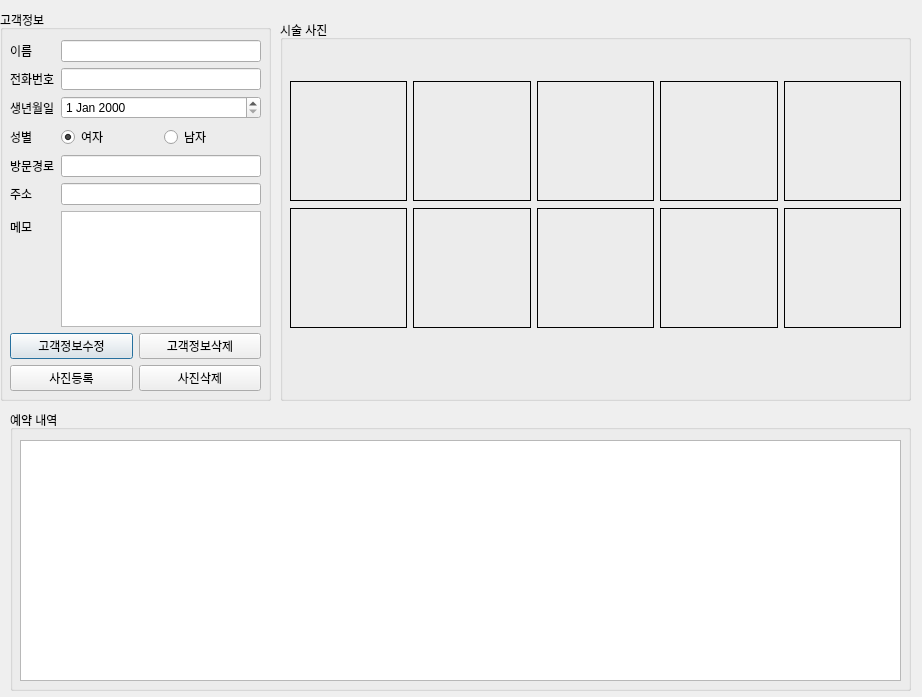
<?xml version="1.0" encoding="UTF-8"?>
<ui version="4.0">
 <class>CustomerDetail</class>
 <widget class="QDialog" name="CustomerDetail">
  <property name="geometry">
   <rect>
    <x>0</x>
    <y>0</y>
    <width>922</width>
    <height>697</height>
   </rect>
  </property>
  <property name="windowTitle">
   <string>Dialog</string>
  </property>
  <widget class="QGroupBox" name="groupBox">
   <property name="geometry">
    <rect>
     <x>0</x>
     <y>10</y>
     <width>271</width>
     <height>391</height>
    </rect>
   </property>
   <property name="title">
    <string>고객정보</string>
   </property>
   <widget class="QWidget" name="verticalLayoutWidget_3">
    <property name="geometry">
     <rect>
      <x>10</x>
      <y>30</y>
      <width>251</width>
      <height>351</height>
     </rect>
    </property>
    <layout class="QVBoxLayout" name="verticalLayout_3">
     <item>
      <layout class="QHBoxLayout" name="horizontalLayout_6">
       <item>
        <layout class="QFormLayout" name="formLayout">
         <item row="0" column="0">
          <widget class="QLabel" name="label">
           <property name="text">
            <string>이름</string>
           </property>
          </widget>
         </item>
         <item row="0" column="1">
          <widget class="QLineEdit" name="customerName"/>
         </item>
         <item row="1" column="0">
          <widget class="QLabel" name="label_2">
           <property name="text">
            <string>전화번호</string>
           </property>
          </widget>
         </item>
         <item row="1" column="1">
          <widget class="QLineEdit" name="customerPhone"/>
         </item>
         <item row="2" column="0">
          <widget class="QLabel" name="label_3">
           <property name="text">
            <string>생년월일</string>
           </property>
          </widget>
         </item>
         <item row="2" column="1">
          <widget class="QDateEdit" name="birthDate"/>
         </item>
         <item row="3" column="0">
          <widget class="QLabel" name="label_4">
           <property name="text">
            <string>성별</string>
           </property>
          </widget>
         </item>
         <item row="3" column="1">
          <layout class="QHBoxLayout" name="horizontalLayout_5">
           <item>
            <widget class="QRadioButton" name="gender0">
             <property name="text">
              <string>여자</string>
             </property>
             <property name="checked">
              <bool>true</bool>
             </property>
            </widget>
           </item>
           <item>
            <widget class="QRadioButton" name="gender1">
             <property name="text">
              <string>남자</string>
             </property>
            </widget>
           </item>
          </layout>
         </item>
         <item row="4" column="0">
          <widget class="QLabel" name="label_8">
           <property name="text">
            <string>방문경로</string>
           </property>
          </widget>
         </item>
         <item row="4" column="1">
          <widget class="QLineEdit" name="visitRoot"/>
         </item>
         <item row="5" column="0">
          <widget class="QLabel" name="label_6">
           <property name="text">
            <string>주소</string>
           </property>
          </widget>
         </item>
         <item row="5" column="1">
          <widget class="QLineEdit" name="address"/>
         </item>
         <item row="6" column="0">
          <widget class="QLabel" name="label_7">
           <property name="text">
            <string>메모</string>
           </property>
          </widget>
         </item>
         <item row="6" column="1">
          <widget class="QPlainTextEdit" name="memo"/>
         </item>
        </layout>
       </item>
      </layout>
     </item>
     <item>
      <layout class="QVBoxLayout" name="verticalLayout_2">
       <item>
        <layout class="QHBoxLayout" name="horizontalLayout_2">
         <property name="spacing">
          <number>6</number>
         </property>
         <property name="topMargin">
          <number>0</number>
         </property>
         <item>
          <widget class="QPushButton" name="updateCustomer">
           <property name="text">
            <string>고객정보수정</string>
           </property>
          </widget>
         </item>
         <item>
          <widget class="QPushButton" name="deleteCustomer">
           <property name="text">
            <string>고객정보삭제</string>
           </property>
          </widget>
         </item>
        </layout>
       </item>
       <item>
        <layout class="QHBoxLayout" name="horizontalLayout_4">
         <property name="spacing">
          <number>6</number>
         </property>
         <property name="topMargin">
          <number>0</number>
         </property>
         <item>
          <widget class="QPushButton" name="uploadImg">
           <property name="text">
            <string>사진등록</string>
           </property>
          </widget>
         </item>
         <item>
          <widget class="QPushButton" name="deleteImg">
           <property name="text">
            <string>사진삭제</string>
           </property>
          </widget>
         </item>
        </layout>
       </item>
      </layout>
     </item>
    </layout>
   </widget>
  </widget>
  <widget class="QGroupBox" name="groupBox_2">
   <property name="geometry">
    <rect>
     <x>10</x>
     <y>410</y>
     <width>901</width>
     <height>281</height>
    </rect>
   </property>
   <property name="title">
    <string>예약 내역</string>
   </property>
   <widget class="QTableView" name="reservationView">
    <property name="geometry">
     <rect>
      <x>10</x>
      <y>30</y>
      <width>881</width>
      <height>241</height>
     </rect>
    </property>
   </widget>
  </widget>
  <widget class="QGroupBox" name="groupBox_3">
   <property name="geometry">
    <rect>
     <x>280</x>
     <y>20</y>
     <width>631</width>
     <height>381</height>
    </rect>
   </property>
   <property name="title">
    <string>시술 사진</string>
   </property>
   <widget class="QWidget" name="verticalLayoutWidget">
    <property name="geometry">
     <rect>
      <x>10</x>
      <y>60</y>
      <width>611</width>
      <height>251</height>
     </rect>
    </property>
    <layout class="QVBoxLayout" name="verticalLayout">
     <item>
      <layout class="QHBoxLayout" name="horizontalLayout">
       <item>
        <widget class="QLabel" name="labelImg0">
         <property name="maximumSize">
          <size>
           <width>120</width>
           <height>120</height>
          </size>
         </property>
         <property name="frameShape">
          <enum>QFrame::Shape::Box</enum>
         </property>
         <property name="text">
          <string/>
         </property>
         <property name="pixmap">
          <pixmap resource="SereneU.qrc">:/images/default_img.jpg</pixmap>
         </property>
         <property name="scaledContents">
          <bool>true</bool>
         </property>
        </widget>
       </item>
       <item>
        <widget class="QLabel" name="labelImg1">
         <property name="maximumSize">
          <size>
           <width>120</width>
           <height>120</height>
          </size>
         </property>
         <property name="frameShape">
          <enum>QFrame::Shape::Box</enum>
         </property>
         <property name="text">
          <string/>
         </property>
         <property name="pixmap">
          <pixmap resource="SereneU.qrc">:/images/default_img.jpg</pixmap>
         </property>
         <property name="scaledContents">
          <bool>true</bool>
         </property>
        </widget>
       </item>
       <item>
        <widget class="QLabel" name="labelImg2">
         <property name="maximumSize">
          <size>
           <width>120</width>
           <height>120</height>
          </size>
         </property>
         <property name="frameShape">
          <enum>QFrame::Shape::Box</enum>
         </property>
         <property name="text">
          <string/>
         </property>
         <property name="pixmap">
          <pixmap resource="SereneU.qrc">:/images/default_img.jpg</pixmap>
         </property>
         <property name="scaledContents">
          <bool>true</bool>
         </property>
        </widget>
       </item>
       <item>
        <widget class="QLabel" name="labelImg3">
         <property name="maximumSize">
          <size>
           <width>120</width>
           <height>120</height>
          </size>
         </property>
         <property name="frameShape">
          <enum>QFrame::Shape::Box</enum>
         </property>
         <property name="text">
          <string/>
         </property>
         <property name="pixmap">
          <pixmap resource="SereneU.qrc">:/images/default_img.jpg</pixmap>
         </property>
         <property name="scaledContents">
          <bool>true</bool>
         </property>
        </widget>
       </item>
       <item>
        <widget class="QLabel" name="labelImg4">
         <property name="maximumSize">
          <size>
           <width>120</width>
           <height>120</height>
          </size>
         </property>
         <property name="frameShape">
          <enum>QFrame::Shape::Box</enum>
         </property>
         <property name="text">
          <string/>
         </property>
         <property name="pixmap">
          <pixmap resource="SereneU.qrc">:/images/default_img.jpg</pixmap>
         </property>
         <property name="scaledContents">
          <bool>true</bool>
         </property>
        </widget>
       </item>
      </layout>
     </item>
     <item>
      <layout class="QHBoxLayout" name="horizontalLayout_3">
       <item>
        <widget class="QLabel" name="labelImg5">
         <property name="maximumSize">
          <size>
           <width>120</width>
           <height>120</height>
          </size>
         </property>
         <property name="frameShape">
          <enum>QFrame::Shape::Box</enum>
         </property>
         <property name="text">
          <string/>
         </property>
         <property name="pixmap">
          <pixmap resource="SereneU.qrc">:/images/default_img.jpg</pixmap>
         </property>
         <property name="scaledContents">
          <bool>true</bool>
         </property>
        </widget>
       </item>
       <item>
        <widget class="QLabel" name="labelImg6">
         <property name="maximumSize">
          <size>
           <width>120</width>
           <height>120</height>
          </size>
         </property>
         <property name="frameShape">
          <enum>QFrame::Shape::Box</enum>
         </property>
         <property name="text">
          <string/>
         </property>
         <property name="pixmap">
          <pixmap resource="SereneU.qrc">:/images/default_img.jpg</pixmap>
         </property>
         <property name="scaledContents">
          <bool>true</bool>
         </property>
        </widget>
       </item>
       <item>
        <widget class="QLabel" name="labelImg7">
         <property name="maximumSize">
          <size>
           <width>120</width>
           <height>120</height>
          </size>
         </property>
         <property name="frameShape">
          <enum>QFrame::Shape::Box</enum>
         </property>
         <property name="text">
          <string/>
         </property>
         <property name="pixmap">
          <pixmap resource="SereneU.qrc">:/images/default_img.jpg</pixmap>
         </property>
         <property name="scaledContents">
          <bool>true</bool>
         </property>
        </widget>
       </item>
       <item>
        <widget class="QLabel" name="labelImg8">
         <property name="maximumSize">
          <size>
           <width>120</width>
           <height>120</height>
          </size>
         </property>
         <property name="frameShape">
          <enum>QFrame::Shape::Box</enum>
         </property>
         <property name="text">
          <string/>
         </property>
         <property name="pixmap">
          <pixmap resource="SereneU.qrc">:/images/default_img.jpg</pixmap>
         </property>
         <property name="scaledContents">
          <bool>true</bool>
         </property>
        </widget>
       </item>
       <item>
        <widget class="QLabel" name="labelImg9">
         <property name="maximumSize">
          <size>
           <width>120</width>
           <height>120</height>
          </size>
         </property>
         <property name="frameShape">
          <enum>QFrame::Shape::Box</enum>
         </property>
         <property name="text">
          <string/>
         </property>
         <property name="pixmap">
          <pixmap resource="SereneU.qrc">:/images/default_img.jpg</pixmap>
         </property>
         <property name="scaledContents">
          <bool>true</bool>
         </property>
        </widget>
       </item>
      </layout>
     </item>
    </layout>
   </widget>
  </widget>
 </widget>
 <resources>
  <include location="SereneU.qrc"/>
 </resources>
 <connections/>
</ui>
